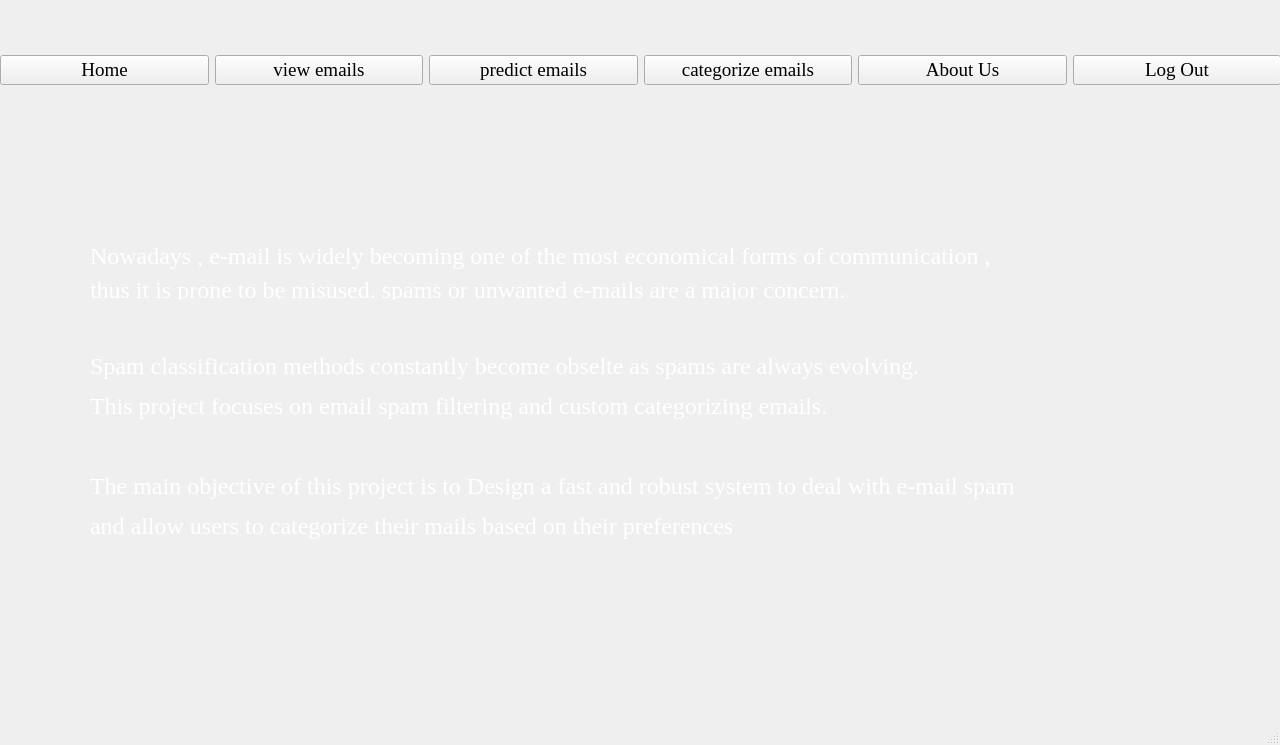
<?xml version="1.0" encoding="UTF-8"?>
<ui version="4.0">
 <class>MainWindow</class>
 <widget class="QMainWindow" name="MainWindow">
  <property name="geometry">
   <rect>
    <x>0</x>
    <y>0</y>
    <width>1280</width>
    <height>745</height>
   </rect>
  </property>
  <property name="minimumSize">
   <size>
    <width>1280</width>
    <height>720</height>
   </size>
  </property>
  <property name="windowTitle">
   <string>skeleton</string>
  </property>
  <widget class="QWidget" name="centralwidget">
   <widget class="QLabel" name="label">
    <property name="geometry">
     <rect>
      <x>0</x>
      <y>0</y>
      <width>1280</width>
      <height>720</height>
     </rect>
    </property>
    <property name="text">
     <string/>
    </property>
    <property name="pixmap">
     <pixmap>../images/maxresdefault.jpg</pixmap>
    </property>
   </widget>
   <widget class="QWidget" name="horizontalLayoutWidget">
    <property name="geometry">
     <rect>
      <x>0</x>
      <y>0</y>
      <width>1281</width>
      <height>141</height>
     </rect>
    </property>
    <layout class="QHBoxLayout" name="horizontalLayout_2">
     <item>
      <widget class="QPushButton" name="home">
       <property name="font">
        <font>
         <family>Times New Roman</family>
         <pointsize>14</pointsize>
         <weight>50</weight>
         <bold>false</bold>
        </font>
       </property>
       <property name="text">
        <string>Home</string>
       </property>
      </widget>
     </item>
     <item>
      <widget class="QPushButton" name="t1">
       <property name="font">
        <font>
         <family>Times New Roman</family>
         <pointsize>14</pointsize>
         <weight>50</weight>
         <bold>false</bold>
        </font>
       </property>
       <property name="text">
        <string>view emails</string>
       </property>
      </widget>
     </item>
     <item>
      <widget class="QPushButton" name="t2">
       <property name="font">
        <font>
         <family>Times New Roman</family>
         <pointsize>14</pointsize>
         <weight>50</weight>
         <bold>false</bold>
        </font>
       </property>
       <property name="text">
        <string>predict emails</string>
       </property>
      </widget>
     </item>
     <item>
      <widget class="QPushButton" name="t3">
       <property name="font">
        <font>
         <family>Times New Roman</family>
         <pointsize>14</pointsize>
         <weight>50</weight>
         <bold>false</bold>
        </font>
       </property>
       <property name="text">
        <string>categorize emails</string>
       </property>
      </widget>
     </item>
     <item>
      <widget class="QPushButton" name="aboutus">
       <property name="font">
        <font>
         <family>Times New Roman</family>
         <pointsize>14</pointsize>
         <weight>50</weight>
         <bold>false</bold>
        </font>
       </property>
       <property name="text">
        <string>About Us</string>
       </property>
      </widget>
     </item>
     <item>
      <widget class="QPushButton" name="logout">
       <property name="font">
        <font>
         <family>Times New Roman</family>
         <pointsize>14</pointsize>
         <weight>50</weight>
         <bold>false</bold>
        </font>
       </property>
       <property name="text">
        <string>Log Out</string>
       </property>
      </widget>
     </item>
    </layout>
   </widget>
   <widget class="QLabel" name="label_2">
    <property name="geometry">
     <rect>
      <x>90</x>
      <y>240</y>
      <width>1061</width>
      <height>31</height>
     </rect>
    </property>
    <property name="palette">
     <palette>
      <active>
       <colorrole role="WindowText">
        <brush brushstyle="SolidPattern">
         <color alpha="255">
          <red>255</red>
          <green>255</green>
          <blue>255</blue>
         </color>
        </brush>
       </colorrole>
       <colorrole role="Text">
        <brush brushstyle="SolidPattern">
         <color alpha="255">
          <red>0</red>
          <green>0</green>
          <blue>0</blue>
         </color>
        </brush>
       </colorrole>
      </active>
      <inactive>
       <colorrole role="WindowText">
        <brush brushstyle="SolidPattern">
         <color alpha="255">
          <red>255</red>
          <green>255</green>
          <blue>255</blue>
         </color>
        </brush>
       </colorrole>
       <colorrole role="Text">
        <brush brushstyle="SolidPattern">
         <color alpha="255">
          <red>0</red>
          <green>0</green>
          <blue>0</blue>
         </color>
        </brush>
       </colorrole>
      </inactive>
      <disabled>
       <colorrole role="WindowText">
        <brush brushstyle="SolidPattern">
         <color alpha="255">
          <red>120</red>
          <green>120</green>
          <blue>120</blue>
         </color>
        </brush>
       </colorrole>
       <colorrole role="Text">
        <brush brushstyle="SolidPattern">
         <color alpha="255">
          <red>120</red>
          <green>120</green>
          <blue>120</blue>
         </color>
        </brush>
       </colorrole>
      </disabled>
     </palette>
    </property>
    <property name="font">
     <font>
      <family>Times New Roman</family>
      <pointsize>18</pointsize>
     </font>
    </property>
    <property name="text">
     <string>Nowadays , e-mail is widely becoming one of the most economical forms of communication , </string>
    </property>
   </widget>
   <widget class="QLabel" name="label_4">
    <property name="geometry">
     <rect>
      <x>90</x>
      <y>350</y>
      <width>1061</width>
      <height>31</height>
     </rect>
    </property>
    <property name="palette">
     <palette>
      <active>
       <colorrole role="WindowText">
        <brush brushstyle="SolidPattern">
         <color alpha="255">
          <red>255</red>
          <green>255</green>
          <blue>255</blue>
         </color>
        </brush>
       </colorrole>
       <colorrole role="Text">
        <brush brushstyle="SolidPattern">
         <color alpha="255">
          <red>0</red>
          <green>0</green>
          <blue>0</blue>
         </color>
        </brush>
       </colorrole>
      </active>
      <inactive>
       <colorrole role="WindowText">
        <brush brushstyle="SolidPattern">
         <color alpha="255">
          <red>255</red>
          <green>255</green>
          <blue>255</blue>
         </color>
        </brush>
       </colorrole>
       <colorrole role="Text">
        <brush brushstyle="SolidPattern">
         <color alpha="255">
          <red>0</red>
          <green>0</green>
          <blue>0</blue>
         </color>
        </brush>
       </colorrole>
      </inactive>
      <disabled>
       <colorrole role="WindowText">
        <brush brushstyle="SolidPattern">
         <color alpha="255">
          <red>120</red>
          <green>120</green>
          <blue>120</blue>
         </color>
        </brush>
       </colorrole>
       <colorrole role="Text">
        <brush brushstyle="SolidPattern">
         <color alpha="255">
          <red>120</red>
          <green>120</green>
          <blue>120</blue>
         </color>
        </brush>
       </colorrole>
      </disabled>
     </palette>
    </property>
    <property name="font">
     <font>
      <family>Times New Roman</family>
      <pointsize>18</pointsize>
     </font>
    </property>
    <property name="text">
     <string>Spam classification methods constantly become obselte as spams are always evolving.</string>
    </property>
   </widget>
   <widget class="QLabel" name="label_5">
    <property name="geometry">
     <rect>
      <x>90</x>
      <y>390</y>
      <width>1061</width>
      <height>31</height>
     </rect>
    </property>
    <property name="palette">
     <palette>
      <active>
       <colorrole role="WindowText">
        <brush brushstyle="SolidPattern">
         <color alpha="255">
          <red>255</red>
          <green>255</green>
          <blue>255</blue>
         </color>
        </brush>
       </colorrole>
       <colorrole role="Text">
        <brush brushstyle="SolidPattern">
         <color alpha="255">
          <red>0</red>
          <green>0</green>
          <blue>0</blue>
         </color>
        </brush>
       </colorrole>
      </active>
      <inactive>
       <colorrole role="WindowText">
        <brush brushstyle="SolidPattern">
         <color alpha="255">
          <red>255</red>
          <green>255</green>
          <blue>255</blue>
         </color>
        </brush>
       </colorrole>
       <colorrole role="Text">
        <brush brushstyle="SolidPattern">
         <color alpha="255">
          <red>0</red>
          <green>0</green>
          <blue>0</blue>
         </color>
        </brush>
       </colorrole>
      </inactive>
      <disabled>
       <colorrole role="WindowText">
        <brush brushstyle="SolidPattern">
         <color alpha="255">
          <red>120</red>
          <green>120</green>
          <blue>120</blue>
         </color>
        </brush>
       </colorrole>
       <colorrole role="Text">
        <brush brushstyle="SolidPattern">
         <color alpha="255">
          <red>120</red>
          <green>120</green>
          <blue>120</blue>
         </color>
        </brush>
       </colorrole>
      </disabled>
     </palette>
    </property>
    <property name="font">
     <font>
      <family>Times New Roman</family>
      <pointsize>18</pointsize>
     </font>
    </property>
    <property name="text">
     <string>This project focuses on email spam filtering and custom categorizing emails. </string>
    </property>
   </widget>
   <widget class="QLabel" name="label_7">
    <property name="geometry">
     <rect>
      <x>90</x>
      <y>510</y>
      <width>1061</width>
      <height>31</height>
     </rect>
    </property>
    <property name="palette">
     <palette>
      <active>
       <colorrole role="WindowText">
        <brush brushstyle="SolidPattern">
         <color alpha="255">
          <red>255</red>
          <green>255</green>
          <blue>255</blue>
         </color>
        </brush>
       </colorrole>
       <colorrole role="Text">
        <brush brushstyle="SolidPattern">
         <color alpha="255">
          <red>0</red>
          <green>0</green>
          <blue>0</blue>
         </color>
        </brush>
       </colorrole>
      </active>
      <inactive>
       <colorrole role="WindowText">
        <brush brushstyle="SolidPattern">
         <color alpha="255">
          <red>255</red>
          <green>255</green>
          <blue>255</blue>
         </color>
        </brush>
       </colorrole>
       <colorrole role="Text">
        <brush brushstyle="SolidPattern">
         <color alpha="255">
          <red>0</red>
          <green>0</green>
          <blue>0</blue>
         </color>
        </brush>
       </colorrole>
      </inactive>
      <disabled>
       <colorrole role="WindowText">
        <brush brushstyle="SolidPattern">
         <color alpha="255">
          <red>120</red>
          <green>120</green>
          <blue>120</blue>
         </color>
        </brush>
       </colorrole>
       <colorrole role="Text">
        <brush brushstyle="SolidPattern">
         <color alpha="255">
          <red>120</red>
          <green>120</green>
          <blue>120</blue>
         </color>
        </brush>
       </colorrole>
      </disabled>
     </palette>
    </property>
    <property name="font">
     <font>
      <family>Times New Roman</family>
      <pointsize>18</pointsize>
     </font>
    </property>
    <property name="text">
     <string>and allow users to categorize their mails based on their preferences</string>
    </property>
   </widget>
   <widget class="QLabel" name="label_3">
    <property name="geometry">
     <rect>
      <x>90</x>
      <y>280</y>
      <width>1061</width>
      <height>20</height>
     </rect>
    </property>
    <property name="palette">
     <palette>
      <active>
       <colorrole role="WindowText">
        <brush brushstyle="SolidPattern">
         <color alpha="255">
          <red>255</red>
          <green>255</green>
          <blue>255</blue>
         </color>
        </brush>
       </colorrole>
       <colorrole role="Text">
        <brush brushstyle="SolidPattern">
         <color alpha="255">
          <red>0</red>
          <green>0</green>
          <blue>0</blue>
         </color>
        </brush>
       </colorrole>
      </active>
      <inactive>
       <colorrole role="WindowText">
        <brush brushstyle="SolidPattern">
         <color alpha="255">
          <red>255</red>
          <green>255</green>
          <blue>255</blue>
         </color>
        </brush>
       </colorrole>
       <colorrole role="Text">
        <brush brushstyle="SolidPattern">
         <color alpha="255">
          <red>0</red>
          <green>0</green>
          <blue>0</blue>
         </color>
        </brush>
       </colorrole>
      </inactive>
      <disabled>
       <colorrole role="WindowText">
        <brush brushstyle="SolidPattern">
         <color alpha="255">
          <red>120</red>
          <green>120</green>
          <blue>120</blue>
         </color>
        </brush>
       </colorrole>
       <colorrole role="Text">
        <brush brushstyle="SolidPattern">
         <color alpha="255">
          <red>120</red>
          <green>120</green>
          <blue>120</blue>
         </color>
        </brush>
       </colorrole>
      </disabled>
     </palette>
    </property>
    <property name="font">
     <font>
      <family>Times New Roman</family>
      <pointsize>18</pointsize>
     </font>
    </property>
    <property name="text">
     <string>thus it is prone to be misused. spams or unwanted e-mails are a major concern.</string>
    </property>
   </widget>
   <widget class="QLabel" name="label_6">
    <property name="geometry">
     <rect>
      <x>90</x>
      <y>470</y>
      <width>1061</width>
      <height>31</height>
     </rect>
    </property>
    <property name="palette">
     <palette>
      <active>
       <colorrole role="WindowText">
        <brush brushstyle="SolidPattern">
         <color alpha="255">
          <red>255</red>
          <green>255</green>
          <blue>255</blue>
         </color>
        </brush>
       </colorrole>
       <colorrole role="Text">
        <brush brushstyle="SolidPattern">
         <color alpha="255">
          <red>0</red>
          <green>0</green>
          <blue>0</blue>
         </color>
        </brush>
       </colorrole>
      </active>
      <inactive>
       <colorrole role="WindowText">
        <brush brushstyle="SolidPattern">
         <color alpha="255">
          <red>255</red>
          <green>255</green>
          <blue>255</blue>
         </color>
        </brush>
       </colorrole>
       <colorrole role="Text">
        <brush brushstyle="SolidPattern">
         <color alpha="255">
          <red>0</red>
          <green>0</green>
          <blue>0</blue>
         </color>
        </brush>
       </colorrole>
      </inactive>
      <disabled>
       <colorrole role="WindowText">
        <brush brushstyle="SolidPattern">
         <color alpha="255">
          <red>120</red>
          <green>120</green>
          <blue>120</blue>
         </color>
        </brush>
       </colorrole>
       <colorrole role="Text">
        <brush brushstyle="SolidPattern">
         <color alpha="255">
          <red>120</red>
          <green>120</green>
          <blue>120</blue>
         </color>
        </brush>
       </colorrole>
      </disabled>
     </palette>
    </property>
    <property name="font">
     <font>
      <family>Times New Roman</family>
      <pointsize>18</pointsize>
     </font>
    </property>
    <property name="text">
     <string>The main objective of this project is to Design a fast and robust system to deal with e-mail spam </string>
    </property>
   </widget>
  </widget>
  <widget class="QMenuBar" name="menubar">
   <property name="geometry">
    <rect>
     <x>0</x>
     <y>0</y>
     <width>1280</width>
     <height>21</height>
    </rect>
   </property>
  </widget>
  <widget class="QStatusBar" name="statusbar"/>
 </widget>
 <resources/>
 <connections/>
</ui>
